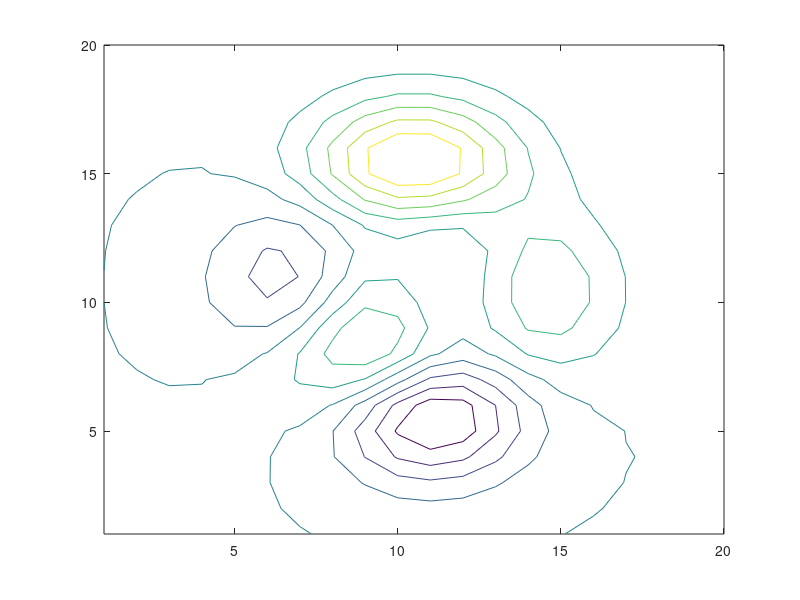

Write MATLAB code to recreate this figure. (Note: this script raises an error after producing the figure.)
%=============================================================================
% Copyright (c) 2016-present Allan CORNET (Nelson)
%=============================================================================
% This file is part of Nelson.
%=============================================================================
% LICENCE_BLOCK_BEGIN
% SPDX-License-Identifier: LGPL-3.0-or-later
% LICENCE_BLOCK_END
%=============================================================================
% <--ADV-CLI MODE-->
%=============================================================================
% Fill is the reference-facing on/off view of FaceColor.
figure();
[M, h] = contour(peaks(20));
asserts.isequal(char(h.Fill), 'off');
asserts.isequal(h.FaceColor, 'none');
h.Fill = 'on';
asserts.isequal(char(h.Fill), 'on');
asserts.isequal(h.FaceColor, 'flat');
h.Fill = 'off';
asserts.isequal(char(h.Fill), 'off');
asserts.isequal(h.FaceColor, 'none');
% Setting FaceColor drives Fill in the other direction.
h.FaceColor = 'flat';
asserts.isequal(char(h.Fill), 'on');
h.FaceColor = 'none';
asserts.isequal(char(h.Fill), 'off');
%=============================================================================
